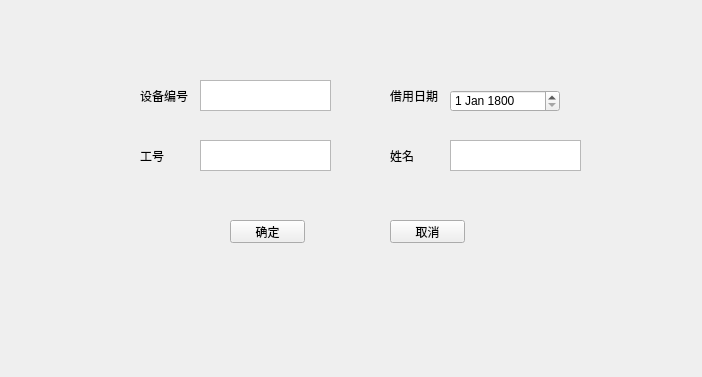
<?xml version="1.0" encoding="UTF-8"?>
<ui version="4.0">
 <class>add_use</class>
 <widget class="QWidget" name="add_use">
  <property name="geometry">
   <rect>
    <x>0</x>
    <y>0</y>
    <width>702</width>
    <height>377</height>
   </rect>
  </property>
  <property name="windowTitle">
   <string>Form</string>
  </property>
  <widget class="QTextEdit" name="textEditusername">
   <property name="geometry">
    <rect>
     <x>200</x>
     <y>80</y>
     <width>131</width>
     <height>31</height>
    </rect>
   </property>
  </widget>
  <widget class="QLabel" name="labelDid">
   <property name="geometry">
    <rect>
     <x>140</x>
     <y>90</y>
     <width>54</width>
     <height>12</height>
    </rect>
   </property>
   <property name="text">
    <string>设备编号</string>
   </property>
  </widget>
  <widget class="QPushButton" name="btn_ensure">
   <property name="geometry">
    <rect>
     <x>230</x>
     <y>220</y>
     <width>75</width>
     <height>23</height>
    </rect>
   </property>
   <property name="text">
    <string>确定</string>
   </property>
  </widget>
  <widget class="QTextEdit" name="textEditname">
   <property name="geometry">
    <rect>
     <x>450</x>
     <y>140</y>
     <width>131</width>
     <height>31</height>
    </rect>
   </property>
  </widget>
  <widget class="QLabel" name="labelname">
   <property name="geometry">
    <rect>
     <x>390</x>
     <y>150</y>
     <width>54</width>
     <height>12</height>
    </rect>
   </property>
   <property name="text">
    <string>姓名</string>
   </property>
  </widget>
  <widget class="QLabel" name="labelID">
   <property name="geometry">
    <rect>
     <x>140</x>
     <y>150</y>
     <width>54</width>
     <height>12</height>
    </rect>
   </property>
   <property name="text">
    <string>工号</string>
   </property>
  </widget>
  <widget class="QTextEdit" name="textEditID">
   <property name="geometry">
    <rect>
     <x>200</x>
     <y>140</y>
     <width>131</width>
     <height>31</height>
    </rect>
   </property>
  </widget>
  <widget class="QPushButton" name="btn_cancel">
   <property name="geometry">
    <rect>
     <x>390</x>
     <y>220</y>
     <width>75</width>
     <height>23</height>
    </rect>
   </property>
   <property name="text">
    <string>取消</string>
   </property>
  </widget>
  <widget class="QDateEdit" name="dateEditUseDate">
   <property name="geometry">
    <rect>
     <x>450</x>
     <y>90</y>
     <width>110</width>
     <height>22</height>
    </rect>
   </property>
   <property name="dateTime">
    <datetime>
     <hour>0</hour>
     <minute>0</minute>
     <second>0</second>
     <year>1800</year>
     <month>1</month>
     <day>1</day>
    </datetime>
   </property>
  </widget>
  <widget class="QLabel" name="labeldUseDate">
   <property name="geometry">
    <rect>
     <x>390</x>
     <y>90</y>
     <width>54</width>
     <height>12</height>
    </rect>
   </property>
   <property name="text">
    <string>借用日期</string>
   </property>
  </widget>
 </widget>
 <resources/>
 <connections/>
</ui>
